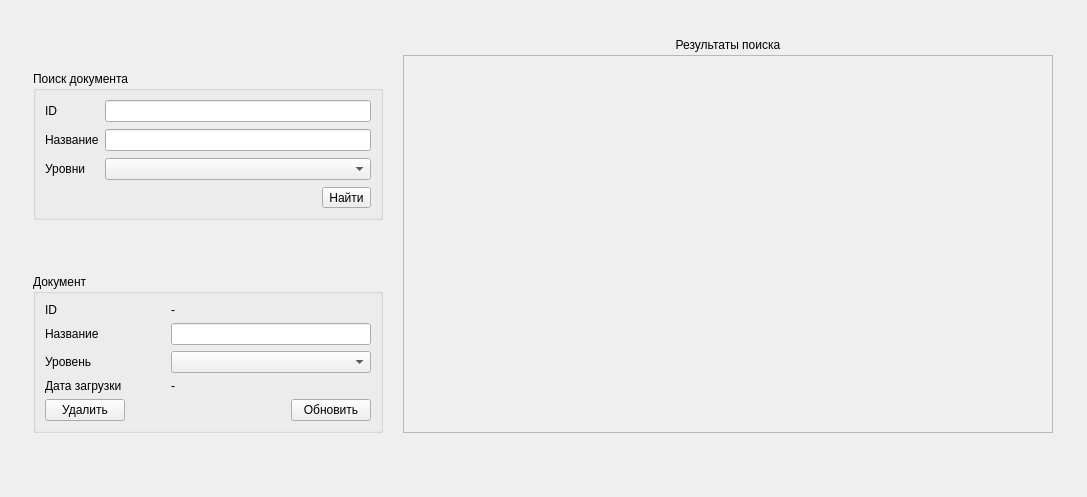
<?xml version="1.0" encoding="UTF-8"?>
<ui version="4.0">
 <class>DocsEdit</class>
 <widget class="QWidget" name="DocsEdit">
  <property name="geometry">
   <rect>
    <x>0</x>
    <y>0</y>
    <width>1087</width>
    <height>497</height>
   </rect>
  </property>
  <property name="windowTitle">
   <string>Form</string>
  </property>
  <layout class="QHBoxLayout" name="horizontalLayout_6">
   <item>
    <spacer name="horizontalSpacer_5">
     <property name="orientation">
      <enum>Qt::Horizontal</enum>
     </property>
     <property name="sizeHint" stdset="0">
      <size>
       <width>40</width>
       <height>20</height>
      </size>
     </property>
    </spacer>
   </item>
   <item>
    <layout class="QVBoxLayout" name="verticalLayout_4">
     <item>
      <spacer name="verticalSpacer_5">
       <property name="orientation">
        <enum>Qt::Vertical</enum>
       </property>
       <property name="sizeHint" stdset="0">
        <size>
         <width>20</width>
         <height>40</height>
        </size>
       </property>
      </spacer>
     </item>
     <item>
      <layout class="QHBoxLayout" name="horizontalLayout_4">
       <property name="spacing">
        <number>20</number>
       </property>
       <item>
        <layout class="QVBoxLayout" name="verticalLayout">
         <property name="spacing">
          <number>20</number>
         </property>
         <item>
          <spacer name="verticalSpacer">
           <property name="orientation">
            <enum>Qt::Vertical</enum>
           </property>
           <property name="sizeHint" stdset="0">
            <size>
             <width>20</width>
             <height>40</height>
            </size>
           </property>
          </spacer>
         </item>
         <item>
          <widget class="QGroupBox" name="groupBox_2">
           <property name="sizePolicy">
            <sizepolicy hsizetype="MinimumExpanding" vsizetype="Minimum">
             <horstretch>0</horstretch>
             <verstretch>0</verstretch>
            </sizepolicy>
           </property>
           <property name="title">
            <string>Поиск документа</string>
           </property>
           <layout class="QFormLayout" name="formLayout">
            <property name="verticalSpacing">
             <number>7</number>
            </property>
            <item row="0" column="0">
             <widget class="QLabel" name="l_idSearch">
              <property name="text">
               <string>ID</string>
              </property>
             </widget>
            </item>
            <item row="0" column="1">
             <widget class="QLineEdit" name="le_idSearch"/>
            </item>
            <item row="1" column="0">
             <widget class="QLabel" name="l_nameSearch">
              <property name="text">
               <string>Название</string>
              </property>
             </widget>
            </item>
            <item row="1" column="1">
             <widget class="QLineEdit" name="le_nameSearch">
              <property name="sizePolicy">
               <sizepolicy hsizetype="MinimumExpanding" vsizetype="Fixed">
                <horstretch>0</horstretch>
                <verstretch>0</verstretch>
               </sizepolicy>
              </property>
              <property name="minimumSize">
               <size>
                <width>170</width>
                <height>0</height>
               </size>
              </property>
             </widget>
            </item>
            <item row="2" column="0">
             <widget class="QLabel" name="l_levelSearch">
              <property name="text">
               <string>Уровни</string>
              </property>
             </widget>
            </item>
            <item row="2" column="1">
             <widget class="QComboBox" name="cb_levelsSearch"/>
            </item>
            <item row="3" column="1">
             <layout class="QHBoxLayout" name="horizontalLayout">
              <item>
               <spacer name="horizontalSpacer">
                <property name="orientation">
                 <enum>Qt::Horizontal</enum>
                </property>
                <property name="sizeHint" stdset="0">
                 <size>
                  <width>40</width>
                  <height>20</height>
                 </size>
                </property>
               </spacer>
              </item>
              <item>
               <widget class="QToolButton" name="b_search">
                <property name="text">
                 <string>Найти</string>
                </property>
               </widget>
              </item>
             </layout>
            </item>
           </layout>
          </widget>
         </item>
         <item>
          <spacer name="verticalSpacer_2">
           <property name="orientation">
            <enum>Qt::Vertical</enum>
           </property>
           <property name="sizeHint" stdset="0">
            <size>
             <width>20</width>
             <height>40</height>
            </size>
           </property>
          </spacer>
         </item>
         <item>
          <widget class="QGroupBox" name="groupBox">
           <property name="sizePolicy">
            <sizepolicy hsizetype="MinimumExpanding" vsizetype="Minimum">
             <horstretch>0</horstretch>
             <verstretch>0</verstretch>
            </sizepolicy>
           </property>
           <property name="title">
            <string>Документ</string>
           </property>
           <layout class="QFormLayout" name="formLayout_2">
            <item row="0" column="0">
             <widget class="QLabel" name="l_id">
              <property name="text">
               <string>ID</string>
              </property>
             </widget>
            </item>
            <item row="0" column="1">
             <widget class="QLabel" name="l_set_id">
              <property name="text">
               <string>-</string>
              </property>
             </widget>
            </item>
            <item row="1" column="0">
             <widget class="QLabel" name="l_name">
              <property name="text">
               <string>Название</string>
              </property>
             </widget>
            </item>
            <item row="1" column="1">
             <widget class="QLineEdit" name="le_name">
              <property name="sizePolicy">
               <sizepolicy hsizetype="MinimumExpanding" vsizetype="Fixed">
                <horstretch>0</horstretch>
                <verstretch>0</verstretch>
               </sizepolicy>
              </property>
              <property name="minimumSize">
               <size>
                <width>200</width>
                <height>0</height>
               </size>
              </property>
              <property name="text">
               <string/>
              </property>
             </widget>
            </item>
            <item row="2" column="0">
             <widget class="QLabel" name="l_level">
              <property name="text">
               <string>Уровень</string>
              </property>
             </widget>
            </item>
            <item row="2" column="1">
             <widget class="QComboBox" name="cb_levels"/>
            </item>
            <item row="3" column="0">
             <widget class="QLabel" name="l_date">
              <property name="text">
               <string>Дата загрузки</string>
              </property>
             </widget>
            </item>
            <item row="3" column="1">
             <widget class="QLabel" name="l_set_date">
              <property name="text">
               <string>-</string>
              </property>
             </widget>
            </item>
            <item row="4" column="0">
             <layout class="QHBoxLayout" name="horizontalLayout_2">
              <item>
               <widget class="QPushButton" name="b_delete">
                <property name="text">
                 <string>Удалить</string>
                </property>
               </widget>
              </item>
              <item>
               <spacer name="horizontalSpacer_2">
                <property name="orientation">
                 <enum>Qt::Horizontal</enum>
                </property>
                <property name="sizeHint" stdset="0">
                 <size>
                  <width>40</width>
                  <height>20</height>
                 </size>
                </property>
               </spacer>
              </item>
             </layout>
            </item>
            <item row="4" column="1">
             <layout class="QHBoxLayout" name="horizontalLayout_3">
              <item>
               <spacer name="horizontalSpacer_3">
                <property name="orientation">
                 <enum>Qt::Horizontal</enum>
                </property>
                <property name="sizeHint" stdset="0">
                 <size>
                  <width>40</width>
                  <height>20</height>
                 </size>
                </property>
               </spacer>
              </item>
              <item>
               <widget class="QPushButton" name="b_update">
                <property name="text">
                 <string>Обновить</string>
                </property>
               </widget>
              </item>
             </layout>
            </item>
           </layout>
          </widget>
         </item>
        </layout>
       </item>
       <item>
        <layout class="QVBoxLayout" name="verticalLayout_2">
         <property name="spacing">
          <number>3</number>
         </property>
         <item>
          <widget class="QLabel" name="l_resultSearch">
           <property name="text">
            <string>Результаты поиска</string>
           </property>
           <property name="alignment">
            <set>Qt::AlignCenter</set>
           </property>
          </widget>
         </item>
         <item>
          <widget class="QScrollArea" name="scrollArea">
           <property name="sizePolicy">
            <sizepolicy hsizetype="MinimumExpanding" vsizetype="Expanding">
             <horstretch>0</horstretch>
             <verstretch>0</verstretch>
            </sizepolicy>
           </property>
           <property name="minimumSize">
            <size>
             <width>650</width>
             <height>0</height>
            </size>
           </property>
           <property name="widgetResizable">
            <bool>true</bool>
           </property>
           <widget class="QWidget" name="sa_contents_results">
            <property name="geometry">
             <rect>
              <x>0</x>
              <y>0</y>
              <width>648</width>
              <height>401</height>
             </rect>
            </property>
           </widget>
          </widget>
         </item>
        </layout>
       </item>
      </layout>
     </item>
     <item>
      <layout class="QHBoxLayout" name="horizontalLayout_5">
       <item>
        <widget class="QLabel" name="l_info">
         <property name="text">
          <string/>
         </property>
        </widget>
       </item>
       <item>
        <spacer name="horizontalSpacer_4">
         <property name="orientation">
          <enum>Qt::Horizontal</enum>
         </property>
         <property name="sizeHint" stdset="0">
          <size>
           <width>40</width>
           <height>20</height>
          </size>
         </property>
        </spacer>
       </item>
      </layout>
     </item>
     <item>
      <spacer name="verticalSpacer_6">
       <property name="orientation">
        <enum>Qt::Vertical</enum>
       </property>
       <property name="sizeHint" stdset="0">
        <size>
         <width>20</width>
         <height>40</height>
        </size>
       </property>
      </spacer>
     </item>
    </layout>
   </item>
   <item>
    <spacer name="horizontalSpacer_6">
     <property name="orientation">
      <enum>Qt::Horizontal</enum>
     </property>
     <property name="sizeHint" stdset="0">
      <size>
       <width>40</width>
       <height>20</height>
      </size>
     </property>
    </spacer>
   </item>
  </layout>
 </widget>
 <resources/>
 <connections/>
</ui>
